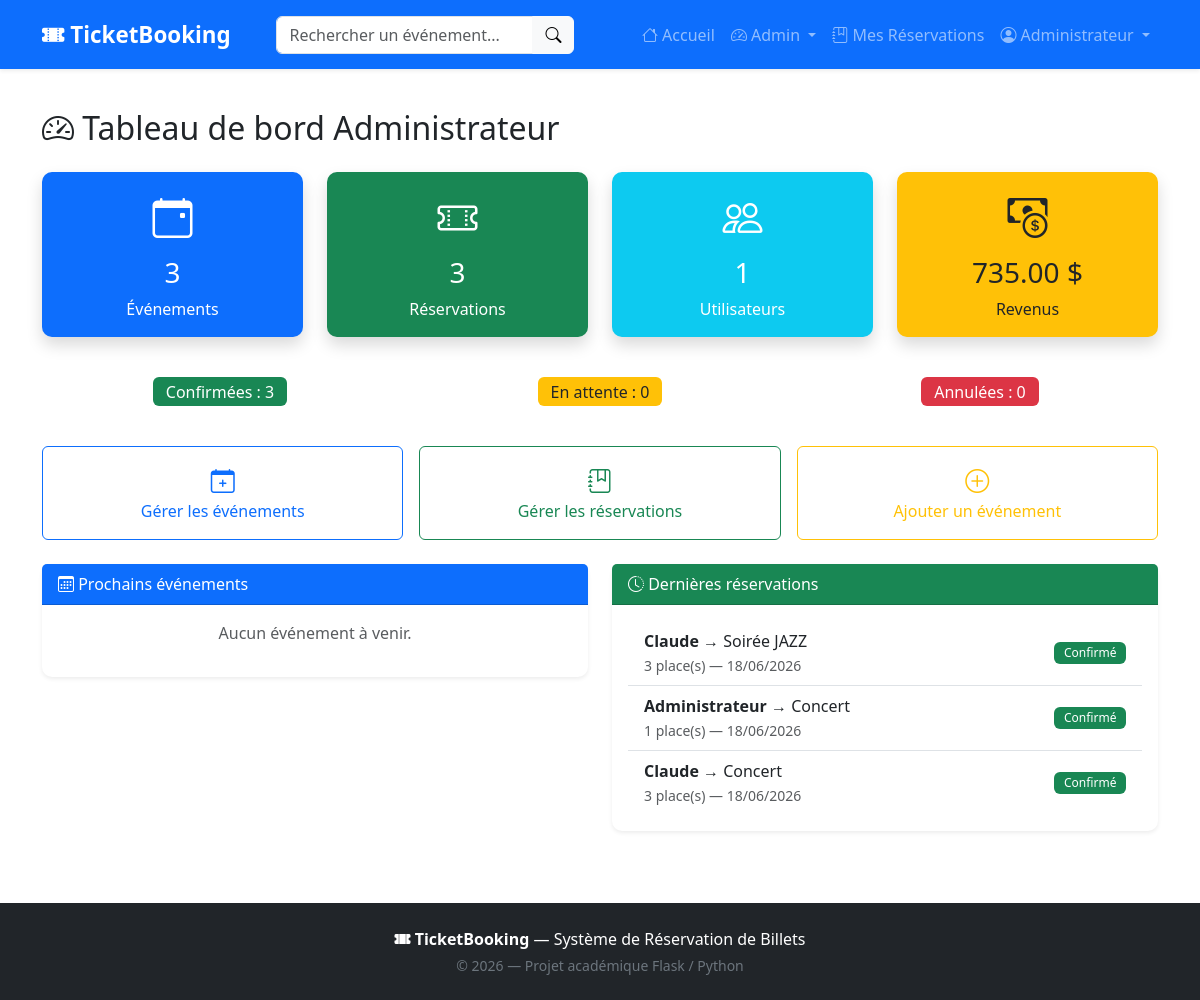
The page /admin/dashboard (signed in) on the database its author committed.
### app/models/user.py (models this page shows, shortened)
class User(db.Model, UserMixin):
    __tablename__ = 'users'
    id = db.Column(db.Integer, primary_key=True)
    nom = db.Column(db.String(100), nullable=False)
    email = db.Column(db.String(120), unique=True, nullable=False)
    password = db.Column(db.String(200), nullable=False)
    role = db.Column(db.String(20), nullable=False, default='user')
    bookings = db.relationship('Booking', backref='user', lazy=True, cascade='all, delete-orphan')
    def is_admin(self):
        return self.role == 'admin'

### app/models/booking.py (models this page shows, shortened)
class Booking(db.Model):
    __tablename__ = 'bookings'
    id = db.Column(db.Integer, primary_key=True)
    user_id = db.Column(db.Integer, db.ForeignKey('users.id'), nullable=False)
    event_id = db.Column(db.Integer, db.ForeignKey('events.id'), nullable=False)
    nombre_places = db.Column(db.Integer, nullable=False, default=1)
    statut = db.Column(db.String(20), nullable=False, default='en_attente')
    date_reservation = db.Column(db.DateTime, nullable=False, default=datetime.now)
    montant_total = db.Column(db.Float, nullable=False, default=0.0)

### app/models/event.py (models this page shows, shortened)
class Event(db.Model):
    __tablename__ = 'events'
    id = db.Column(db.Integer, primary_key=True)
    titre = db.Column(db.String(200), nullable=False)
    description = db.Column(db.Text, nullable=False)
    date = db.Column(db.DateTime, nullable=False)
    lieu = db.Column(db.String(200), nullable=False)
    prix = db.Column(db.Float, nullable=False, default=0.0)
    capacite = db.Column(db.Integer, nullable=False)
    places_disponibles = db.Column(db.Integer, nullable=False)
    categorie = db.Column(db.String(50), nullable=False, default='Général')
    image_url = db.Column(db.String(500), default='')
    bookings = db.relationship('Booking', backref='event', lazy=True, cascade='all, delete-orphan')
    photos = db.relationship(
        "EventPhoto",
        backref="event",
        lazy=True,
        cascade="all, delete-orphan"
    )

### app/routes/event_routes.py (the view)
@event_bp.route('/admin/dashboard')
@login_required
@admin_required
def admin_dashboard():
    total_events = Event.query.count()
    total_bookings = Booking.query.count()
    total_users = User.query.filter_by(role='user').count()
    confirmed_bookings = Booking.query.filter_by(statut='confirme').count()
    pending_bookings = Booking.query.filter_by(statut='en_attente').count()
    cancelled_bookings = Booking.query.filter_by(statut='annule').count()
    revenue = db.session.query(db.func.sum(Booking.montant_total)).filter_by(statut='confirme').scalar() or 0
    upcoming_events = Event.query.filter(
        Event.date >= datetime.utcnow()
    ).order_by(Event.date.asc()).limit(5).all()
    recent_bookings = Booking.query.order_by(
        Booking.date_reservation.desc()
    ).limit(10).all()
    return render_template('admin_dashboard.html',
                           total_events=total_events,
                           total_bookings=total_bookings,
                           total_users=total_users,
                           confirmed_bookings=confirmed_bookings,
                           pending_bookings=pending_bookings,
                           cancelled_bookings=cancelled_bookings,
                           revenue=revenue,
                           upcoming_events=upcoming_events,
                           recent_bookings=recent_bookings)

### app/models/user.py (called while the page is built)
@login_manager.user_loader
def load_user(user_id):
    return User.query.get(int(user_id))

### app/utils/auth.py (called while the page is built)
def admin_required(f):
    @wraps(f)
    def decorated_function(*args, **kwargs):
        if not current_user.is_admin():
            flash('Accès réservé aux administrateurs.', 'danger')
            return redirect(url_for('event.index'))
        return f(*args, **kwargs)
    return decorated_function

### app/templates/admin_dashboard.html (shortened to what this page needs)
{% extends "base.html" %}
{% block content %}
<h2 class="mb-4">
    <i class="bi bi-speedometer2"></i> Tableau de bord Administrateur
</h2>
<div class="row g-4 mb-4">
    <div class="col-md-3">
        <div class="card bg-primary text-white shadow">
            <div class="card-body text-center">
                <i class="bi bi-calendar-event fs-1"></i>
                <h3 class="mt-2">{{ total_events }}</h3>
                <p class="mb-0">Événements</p>
            </div>
        </div>
    </div>
    <div class="col-md-3">
        <div class="card bg-success text-white shadow">
            <div class="card-body text-center">
                <i class="bi bi-ticket-perforated fs-1"></i>
                <h3 class="mt-2">{{ total_bookings }}</h3>
                <p class="mb-0">Réservations</p>
            </div>
        </div>
    </div>
    <div class="col-md-3">
        <div class="card bg-info text-white shadow">
            <div class="card-body text-center">
                <i class="bi bi-people fs-1"></i>
                <h3 class="mt-2">{{ total_users }}</h3>
                <p class="mb-0">Utilisateurs</p>
            </div>
        </div>
    </div>
    <div class="col-md-3">
        <div class="card bg-warning text-dark shadow">
            <div class="card-body text-center">
                <i class="bi bi-cash-coin fs-1"></i>
                <h3 class="mt-2">{{ "%.2f"|format(revenue) }} $</h3>
                <p class="mb-0">Revenus</p>
            </div>
        </div>
    </div>
</div>
<div class="row g-4 mb-4">
    <div class="col-md-4">
        <div class="card border-success">
            <div class="card-body text-center">
                <span class="badge bg-success fs-6">Confirmées : {{ confirmed_bookings }}</span>
            </div>
        </div>
    </div>
    <div class="col-md-4">
        <div class="card border-warning">
            <div class="card-body text-center">
                <span class="badge bg-warning text-dark fs-6">En attente : {{ pending_bookings }}</span>
            </div>
        </div>
    </div>
    <div class="col-md-4">
        <div class="card border-danger">
            <div class="card-body text-center">
                <span class="badge bg-danger fs-6">Annulées : {{ cancelled_bookings }}</span>
            </div>
        </div>
    </div>
</div>
<div class="row g-3 mb-4">
    <div class="col-md-4">
        <a href="{{ url_for('event.admin_events') }}" class="btn btn-outline-primary w-100 py-3">
            <i class="bi bi-calendar-plus fs-4"></i><br>Gérer les événements
        </a>
    </div>
    <div class="col-md-4">
        <a href="{{ url_for('event.admin_bookings') }}" class="btn btn-outline-success w-100 py-3">
            <i class="bi bi-journal-bookmark fs-4"></i><br>Gérer les réservations
        </a>
    </div>
    <div class="col-md-4">
        <a href="{{ url_for('event.admin_add_event') }}" class="btn btn-outline-warning w-100 py-3">
            <i class="bi bi-plus-circle fs-4"></i><br>Ajouter un événement
        </a>
    </div>
</div>
<div class="row">
    <div class="col-md-6">
        <div class="card shadow-sm">
            <div class="card-header bg-primary text-white">
                <i class="bi bi-calendar3"></i> Prochains événements
            </div>
            <div class="card-body">
                {% if upcoming_events %}
                    <ul class="list-group list-group-flush">
                        {% for event in upcoming_events %}
                            <li class="list-group-item d-flex justify-content-between align-items-center">
                                <div>
                                    <strong>{{ event.titre }}</strong><br>
                                    <small class="text-muted">{{ event.date.strftime('%d/%m/%Y %H:%M') }}</small>
                                </div>
                                <span class="badge bg-primary rounded-pill">
                                    {{ event.places_disponibles }} places
                                </span>
                            </li>
                        {% endfor %}
                    </ul>
                {% else %}
                    <p class="text-muted text-center">Aucun événement à venir.</p>
                {% endif %}
            </div>
        </div>
    </div>
    <div class="col-md-6">
        <div class="card shadow-sm">
            <div class="card-header bg-success text-white">
                <i class="bi bi-clock-history"></i> Dernières réservations
            </div>
            <div class="card-body">
                {% if recent_bookings %}
                    <ul class="list-group list-group-flush">
                        {% for b in recent_bookings %}
                            <li class="list-group-item">
                                <div class="d-flex justify-content-between">
                                    <div>
                                        <strong>{{ b.user.nom }}</strong> → {{ b.event.titre }}<br>
                                        <small class="text-muted">
                                            {{ b.nombre_places }} place(s) — {{ b.date_reservation.strftime('%d/%m/%Y') }}
                                        </small>
                                    </div>
                                    {% if b.statut == 'confirme' %}
                                        <span class="badge bg-success align-self-center">Confirmé</span>
                                    {% elif b.statut == 'en_attente' %}
                                        <span class="badge bg-warning text-dark align-self-center">En attente</span>
                                    {% else %}
                                        <span class="badge bg-danger align-self-center">Annulé</span>
                                    {% endif %}
                                </div>
                            </li>
                        {% endfor %}
                    </ul>
                {% else %}
                    <p class="text-muted text-center">Aucune réservation récente.</p>
                {% endif %}
            </div>
        </div>
    </div>
</div>
{% endblock %}

### app/templates/base.html (shortened to what this page needs)
<!DOCTYPE html>
<html lang="fr">
<head>
    <link href="https://cdn.jsdelivr.net/npm/bootstrap@5.3.2/dist/css/bootstrap.min.css"
          rel="stylesheet">
    <link href="https://cdn.jsdelivr.net/npm/bootstrap-icons@1.11.1/font/bootstrap-icons.css"
          rel="stylesheet">
    <link href="{{ url_for('static', filename='css/style.css') }}" rel="stylesheet">
</head>
<body>
    <nav class="navbar navbar-expand-lg navbar-dark bg-primary shadow-sm">
        <div class="container">
            <a class="navbar-brand fw-bold" href="{{ url_for('event.index') }}">
                <i class="bi bi-ticket-perforated-fill"></i> TicketBooking
            </a>
            <div class="collapse navbar-collapse" id="navbarNav">
                <form class="d-flex mx-auto my-2 my-lg-0"
                      action="{{ url_for('event.search') }}"
                      method="GET">
                    <div class="input-group">
                        <input type="text"
                               class="form-control"
                               name="q"
                               placeholder="Rechercher un événement..."
                               value="{{ request.args.get('q', '') }}">
                        <button class="btn btn-light" type="submit">
                            <i class="bi bi-search"></i>
                        </button>
                    </div>
                </form>
                <ul class="navbar-nav ms-auto">
                    <li class="nav-item">
                        <a class="nav-link" href="{{ url_for('event.index') }}">
                            <i class="bi bi-house"></i> Accueil
                        </a>
                    </li>
                    {% if current_user.is_authenticated %}
                        {% if current_user.is_authenticated and current_user.is_admin() %}
                            <li class="nav-item dropdown">
                                <a class="nav-link dropdown-toggle"
                                   href="#"
                                   role="button"
                                   data-bs-toggle="dropdown"
                                   aria-expanded="false">
                                    <i class="bi bi-speedometer2"></i> Admin
                                </a>
                            </li>
                        {% endif %}
                        <li class="nav-item">
                            <a class="nav-link" href="{{ url_for('booking.my_bookings') }}">
                                <i class="bi bi-journal-bookmark"></i> Mes Réservations
                            </a>
                        </li>
                        <li class="nav-item dropdown">
                            <a class="nav-link dropdown-toggle"
                               href="#"
                               role="button"
                               data-bs-toggle="dropdown"
                               aria-expanded="false">
                                <i class="bi bi-person-circle"></i>
                                {{ current_user.nom }}
                            </a>
                        </li>
                    {% endif %}
                </ul>
            </div>
        </div>
    </nav>
    <main class="container my-4">
        {% block content %}{% endblock %}
    </main>
    <footer class="bg-dark text-white py-4 mt-5">
        <div class="container text-center">
            <p class="mb-1">
                <i class="bi bi-ticket-perforated-fill"></i>
                <strong>TicketBooking</strong>
                — Système de Réservation de Billets
            </p>
            <p class="mb-0 text-secondary small">
                &copy; 2026 — Projet académique Flask / Python
            </p>
        </div>
    </footer>
</body>
</html>

### app/static/css/style.css (style rules this page uses)
:root { --primary-gradient: linear-gradient(135deg, #667eea 0%, #764ba2 100%); --shadow-soft: 0 4px 15px rgba(0, 0, 0, 0.1); }
body { font-family: 'Segoe UI', Tahoma, Geneva, Verdana, sans-serif; background-color: #ffffff; min-height: 100vh; display: flex; flex-direction: column; }
main { flex: 1; }
.navbar { padding: 0.8rem 0; }
.navbar-brand { font-size: 1.4rem; }
.badge { font-weight: 500; padding: 0.4em 0.8em; }
.card { border-radius: 10px; border: none; }
footer { margin-top: auto; }

### rows shown on the page
User: nom "Administrateur"
Booking: user.nom "Claude", event.titre "Soirée JAZZ", nombre_places "3", date_reservation "18/06/2026", statut "Confirmé"
Booking: user.nom "Administrateur", event.titre "Concert", nombre_places "1", date_reservation "18/06/2026", statut "Confirmé"
Booking: user.nom "Claude", event.titre "Concert", nombre_places "3", date_reservation "18/06/2026", statut "Confirmé"

### other values the page prints
{{ total_events }} "3"
{{ total_bookings }} "3"
{{ total_users }} "1"
{{ "%.2f"|format(revenue) }} "735.00"
{{ confirmed_bookings }} "3"
{{ pending_bookings }} "0"
{{ cancelled_bookings }} "0"
